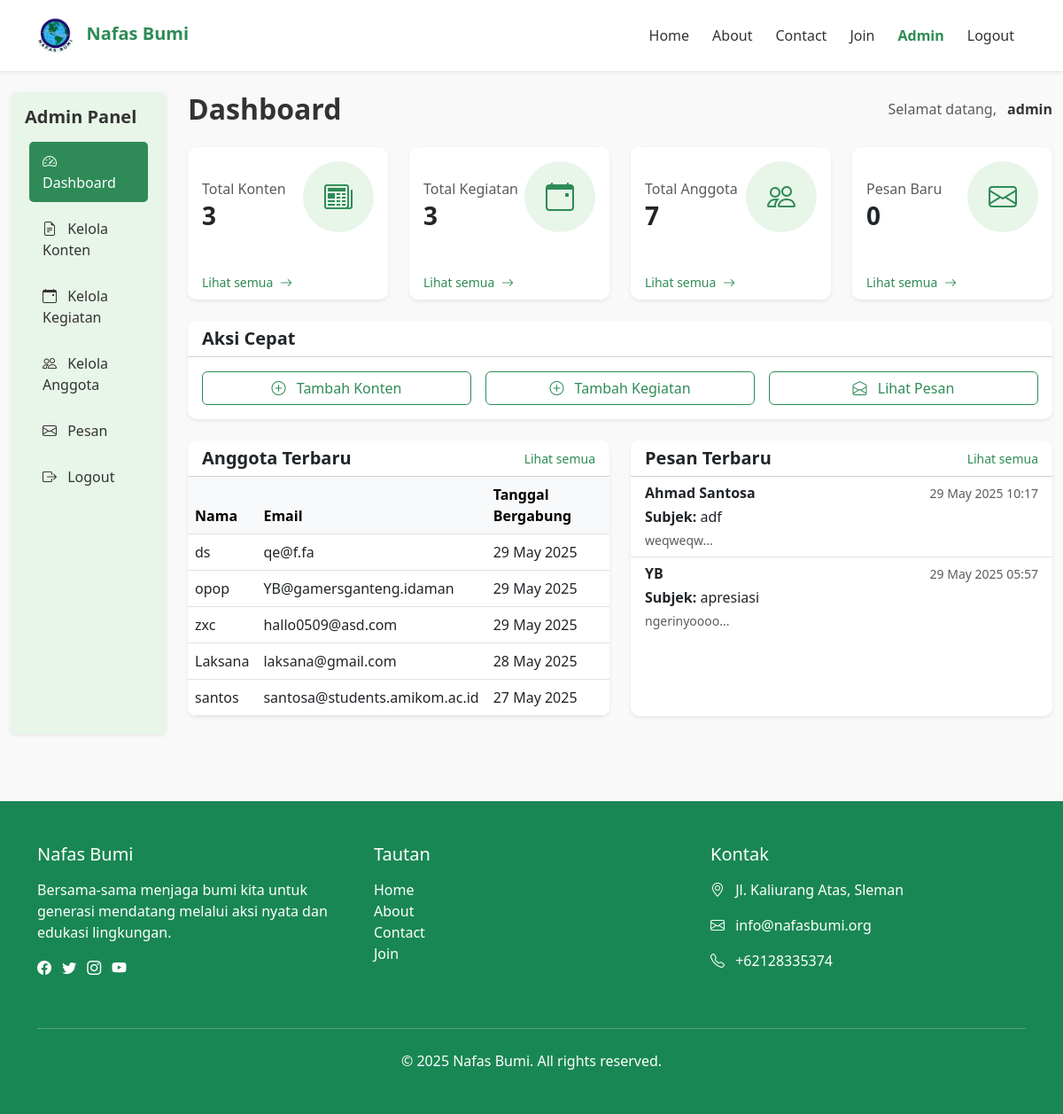
Page /admin/dashboard.php (signed in) on the committed database.
### tables this page shows
CREATE TABLE `members` (
  `id` int(11) NOT NULL,
  `user_id` int(11) DEFAULT NULL,
  `phone` varchar(20) DEFAULT NULL,
  `address` text DEFAULT NULL,
  `join_date` timestamp NOT NULL DEFAULT current_timestamp()
);

CREATE TABLE `users` (
  `id` int(11) NOT NULL,
  `username` varchar(50) NOT NULL,
  `password` varchar(255) NOT NULL,
  `email` varchar(100) NOT NULL,
  `full_name` varchar(100) NOT NULL,
  `role` enum('admin','member') DEFAULT 'member',
  `created_at` timestamp NOT NULL DEFAULT current_timestamp()
);

CREATE TABLE `messages` (
  `id` int(11) NOT NULL,
  `name` varchar(100) NOT NULL,
  `email` varchar(100) NOT NULL,
  `subject` varchar(255) NOT NULL,
  `message` text NOT NULL,
  `created_at` timestamp NOT NULL DEFAULT current_timestamp(),
  `is_read` tinyint(1) DEFAULT 0
);

### includes/functions.php (called while the page is built, shortened)
<?php
function getUnreadMessageCount($conn) {
    $result = $conn->query("SELECT COUNT(*) as count FROM messages WHERE is_read = 0");
    $row = $result->fetch_assoc();
    return $row['count'];
}
function getContentCount($conn) {
    $result = $conn->query("SELECT COUNT(*) as count FROM content");
    if ($result) {
        $row = $result->fetch_assoc();
        return (int)$row['count'];
    }
    return 0;
}
function getEventCount($conn) {
    $result = $conn->query("SELECT COUNT(*) as count FROM events");
    if ($result) {
        $row = $result->fetch_assoc();
        return (int)$row['count'];
    }
    return 0;
}
function getMemberCount($conn) {
    $result = $conn->query("SELECT COUNT(*) as count FROM members");
    if ($result) {
        $row = $result->fetch_assoc();
        return (int)$row['count'];
    }
    return 0;
}
function getLatestMembers($conn, $limit = 5) {
    $members = [];
    $stmt = $conn->prepare("SELECT m.*, u.full_name, u.email FROM members m JOIN users u ON m.user_id = u.id ORDER BY m.join_date DESC LIMIT ?");
    $stmt->bind_param("i", $limit);
    $stmt->execute();
    $result = $stmt->get_result();
    while ($row = $result->fetch_assoc()) {
        $members[] = $row;
    }
    return $members;
}
function getLatestMessages($conn, $limit = 5) {
    $messages = [];
    $stmt = $conn->prepare("SELECT * FROM messages ORDER BY created_at DESC LIMIT ?");
    $stmt->bind_param("i", $limit);
    $stmt->execute();
    $result = $stmt->get_result();
    while ($row = $result->fetch_assoc()) {
        $messages[] = $row;
    }
    return $messages;
}

### admin/dashboard.php (the view, shortened to what this page needs)
<?php
require_once '../includes/db_connect.php';
require_once '../includes/functions.php';
$contentCount = getContentCount($conn);
$eventCount = getEventCount($conn);
$memberCount = getMemberCount($conn);
$unreadMessageCount = getUnreadMessageCount($conn);
$latestMembers = getLatestMembers($conn, 5);
$latestMessages = getLatestMessages($conn, 5);
include '../includes/header.php';
?>
<div class="container-fluid py-4">
    <div class="row">
        <div class="col-md-3 col-lg-2">
            <div class="admin-sidebar p-3 rounded shadow-sm">
                <h5 class="mb-3 fw-bold">Admin Panel</h5>
                <div class="nav flex-column">
                    <a href="dashboard.php" class="nav-link active mb-2">
                        <i class="bi bi-speedometer2 me-2"></i> Dashboard
                    </a>
                    <a href="manage_content.php" class="nav-link mb-2">
                        <i class="bi bi-file-earmark-text me-2"></i> Kelola Konten
                    </a>
                    <a href="manage_event.php" class="nav-link mb-2">
                        <i class="bi bi-calendar-event me-2"></i> Kelola Kegiatan
                    </a>
                    <a href="manage_members.php" class="nav-link mb-2">
                        <i class="bi bi-people me-2"></i> Kelola Anggota
                    </a>
                    <a href="manage_messages.php" class="nav-link mb-2">
                        <i class="bi bi-envelope me-2"></i> Pesan
                    </a>
                    <a href="../logout.php" class="nav-link text-danger">
                        <i class="bi bi-box-arrow-right me-2"></i> Logout
                    </a>
                </div>
            </div>
        </div>
        <div class="col-md-9 col-lg-10">
            <div class="d-flex justify-content-between align-items-center mb-4">
                <h2 class="mb-0 fw-bold">Dashboard</h2>
                <div>
                    <span class="text-muted me-2">Selamat datang,</span>
                    <span class="fw-bold"><?php echo htmlspecialchars($_SESSION['username']); ?></span>
                </div>
            </div>
            <div class="row g-4 mb-4">
                <div class="col-md-6 col-lg-3">
                    <div class="card border-0 shadow-sm h-100">
                        <div class="card-body">
                            <div class="d-flex justify-content-between align-items-center">
                                <div>
                                    <h6 class="text-muted mb-1">Total Konten</h6>
                                    <h3 class="mb-0 fw-bold"><?php echo $contentCount; ?></h3>
                                </div>
                                <div class="feature-icon bg-light-green">
                                    <i class="bi bi-newspaper text-success"></i>
                                </div>
                            </div>
                        </div>
                        <div class="card-footer bg-white border-0">
                            <a href="manage_content.php" class="text-success text-decoration-none">
                                <small>Lihat semua <i class="bi bi-arrow-right ms-1"></i></small>
                            </a>
                        </div>
                    </div>
                </div>
                <div class="col-md-6 col-lg-3">
                    <div class="card border-0 shadow-sm h-100">
                        <div class="card-body">
                            <div class="d-flex justify-content-between align-items-center">
                                <div>
                                    <h6 class="text-muted mb-1">Total Kegiatan</h6>
                                    <h3 class="mb-0 fw-bold"><?php echo $eventCount; ?></h3>
                                </div>
                                <div class="feature-icon bg-light-green">
                                    <i class="bi bi-calendar-event text-success"></i>
                                </div>
                            </div>
                        </div>
                        <div class="card-footer bg-white border-0">
                            <a href="manage_event.php" class="text-success text-decoration-none">
                                <small>Lihat semua <i class="bi bi-arrow-right ms-1"></i></small>
                            </a>
                        </div>
                    </div>
                </div>
                <div class="col-md-6 col-lg-3">
                    <div class="card border-0 shadow-sm h-100">
                        <div class="card-body">
                            <div class="d-flex justify-content-between align-items-center">
                                <div>
                                    <h6 class="text-muted mb-1">Total Anggota</h6>
                                    <h3 class="mb-0 fw-bold"><?php echo $memberCount; ?></h3>
                                </div>
                                <div class="feature-icon bg-light-green">
                                    <i class="bi bi-people text-success"></i>
                                </div>
                            </div>
                        </div>
                        <div class="card-footer bg-white border-0">
                            <a href="manage_members.php" class="text-success text-decoration-none">
                                <small>Lihat semua <i class="bi bi-arrow-right ms-1"></i></small>
                            </a>
                        </div>
                    </div>
                </div>
                <div class="col-md-6 col-lg-3">
                    <div class="card border-0 shadow-sm h-100">
                        <div class="card-body">
                            <div class="d-flex justify-content-between align-items-center">
                                <div>
                                    <h6 class="text-muted mb-1">Pesan Baru</h6>
                                    <h3 class="mb-0 fw-bold"><?php echo $unreadMessageCount; ?></h3>
                                </div>
                                <div class="feature-icon bg-light-green">
                                    <i class="bi bi-envelope text-success"></i>
                                </div>
                            </div>
                        </div>
                        <div class="card-footer bg-white border-0">
                            <a href="manage_messages.php" class="text-success text-decoration-none">
                                <small>Lihat semua <i class="bi bi-arrow-right ms-1"></i></small>
                            </a>
                        </div>
                    </div>
                </div>
            </div>
            <div class="card border-0 shadow-sm mb-4">
                <div class="card-header bg-white">
                    <h5 class="mb-0 fw-bold">Aksi Cepat</h5>
                </div>
                <div class="card-body">
                    <div class="row g-3">
                        <div class="col-md-4">
                            <a href="add_content.php" class="btn btn-outline-success w-100">
                                <i class="bi bi-plus-circle me-2"></i> Tambah Konten
                            </a>
                        </div>
                        <div class="col-md-4">
                            <a href="add_event.php" class="btn btn-outline-success w-100">
                                <i class="bi bi-plus-circle me-2"></i> Tambah Kegiatan
                            </a>
                        </div>
                        <div class="col-md-4">
                            <a href="manage_messages.php" class="btn btn-outline-success w-100">
                                <i class="bi bi-envelope-open me-2"></i> Lihat Pesan
                            </a>
                        </div>
                    </div>
                </div>
            </div>
            <div class="row g-4 mb-4">
                <div class="col-md-6">
                    <div class="card border-0 shadow-sm h-100">
                        <div class="card-header bg-white d-flex justify-content-between align-items-center">
                            <h5 class="mb-0 fw-bold">Anggota Terbaru</h5>
                            <a href="manage_members.php" class="text-success text-decoration-none">
                                <small>Lihat semua</small>
                            </a>
                        </div>
                        <div class="card-body p-0">
                            <div class="table-responsive">
                                <table class="table table-hover mb-0">
                                    <thead class="table-light">
                                        <tr>
                                            <th>Nama</th>
                                            <th>Email</th>
                                            <th>Tanggal Bergabung</th>
                                        </tr>
                                    </thead>
                                    <tbody>
                                        <?php if (empty($latestMembers)): ?>
                                            <tr>
                                                <td colspan="3" class="text-center py-3">Belum ada anggota.</td>
                                            </tr>
                                        <?php else: ?>
                                            <?php foreach ($latestMembers as $member): ?>
                                                <tr>
                                                    <td><?php echo htmlspecialchars($member['full_name']); ?></td>
                                                    <td><?php echo htmlspecialchars($member['email']); ?></td>
                                                    <td><?php echo date('d M Y', strtotime($member['join_date'])); ?></td>
                                                </tr>
                                            <?php endforeach; ?>
                                        <?php endif; ?>
                                    </tbody>
                                </table>
                            </div>
                        </div>
                    </div>
                </div>
                <div class="col-md-6">
                    <div class="card border-0 shadow-sm h-100">
                        <div class="card-header bg-white d-flex justify-content-between align-items-center">
                            <h5 class="mb-0 fw-bold">Pesan Terbaru</h5>
                            <a href="manage_messages.php" class="text-success text-decoration-none">
                                <small>Lihat semua</small>
                            </a>
                        </div>
                        <div class="card-body p-0">
                            <?php if (empty($latestMessages)): ?>
                                <div class="text-center py-4">
                                    <p class="mb-0 text-muted">Belum ada pesan.</p>
                                </div>
                            <?php else: ?>
                                <div class="list-group list-group-flush">
                                    <?php foreach ($latestMessages as $message): ?>
                                        <a href="view_message.php?id=<?php echo $message['id']; ?>" class="list-group-item list-group-item-action <?php echo $message['is_read'] ? '' : 'bg-light-green'; ?>">
                                            <div class="d-flex justify-content-between align-items-center mb-1">
                                                <h6 class="mb-0 fw-bold"><?php echo htmlspecialchars($message['name']); ?></h6>
                                                <small class="text-muted"><?php echo date('d M Y H:i', strtotime($message['created_at'])); ?></small>
                                            </div>
                                            <p class="mb-1 text-truncate"><strong>Subjek:</strong> <?php echo htmlspecialchars($message['subject']); ?></p>
                                            <small class="text-muted text-truncate d-block"><?php echo htmlspecialchars(substr($message['message'], 0, 100)); ?>...</small>
                                        </a>
                                    <?php endforeach; ?>
                                </div>
                            <?php endif; ?>
                        </div>
                    </div>
                </div>
            </div>
        </div>
    </div>
</div>
<?php include '../includes/footer.php'; ?>

### assets/css/style.css (style rules this page uses)
:root { --primary-color: #2e8b57; --secondary-color: #98fb98; --light-color: #e8f5e9; --dark-color: #1b5e20; --white-color: #ffffff; }
body { font-family: "Segoe UI", Tahoma, Geneva, Verdana, sans-serif; color: #333; background-color: #f9f9f9; }
.nav-link { color: #333 !important; font-weight: 500; margin: 0 5px; transition: all 0.3s; }
.nav-link:hover, .nav-link.active { color: var(--primary-color) !important; }
.btn-outline-success { color: var(--primary-color); border-color: var(--primary-color); }
.card { border: none; border-radius: 10px; overflow: hidden; transition: transform 0.3s, box-shadow 0.3s; }
.feature-icon { width: 80px; height: 80px; border-radius: 50%; background-color: var(--light-color); display: flex; align-items: center; justify-content: center; margin-bottom: 20px; }
.feature-icon i { font-size: 32px; color: var(--primary-color); }
.admin-sidebar { background-color: var(--light-color); min-height: calc(100vh - 76px); }
.admin-sidebar .nav-link { color: #333; padding: 10px 15px; border-radius: 5px; margin-bottom: 5px; }
.admin-sidebar .nav-link:hover, .admin-sidebar .nav-link.active { background-color: var(--primary-color); color: white !important; }
.bg-light-green { background-color: var(--light-color); }
.text-success { color: var(--primary-color) !important; }

### rows in the picture
members: user.full_name "ds", user.email "qe@f.fa", join_date "29 May 2025"
members: user.full_name "opop", user.email "YB@gamersganteng.idaman", join_date "29 May 2025"
members: user.full_name "zxc", user.email "hallo0509@asd.com", join_date "29 May 2025"
members: user.full_name "Laksana", user.email "laksana@gmail.com", join_date "28 May 2025"
members: user.full_name "santos", user.email "santosa@students.amikom.ac.id", join_date "27 May 2025"
messages: name "Ahmad Santosa", created_at "29 May 2025 10:17", subject "adf", message "weqweqw"
messages: name "YB", created_at "29 May 2025 05:57", subject "apresiasi", message "ngerinyoooo"

### other values in the picture
$_SESSION['username'] "admin"
$contentCount "3"
$eventCount "3"
$memberCount "7"
$unreadMessageCount "0"
